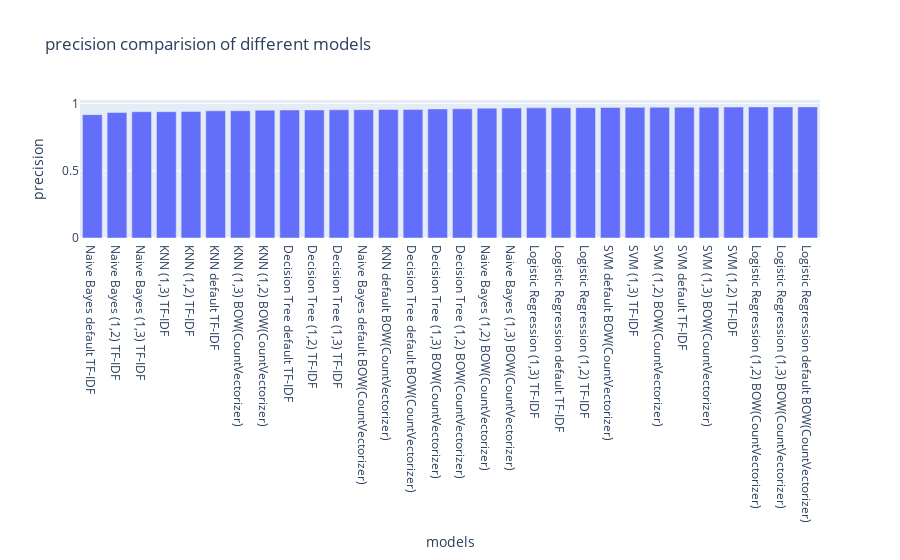

This figure's notebook cell:
### Code cell
px.bar(x=x,y=result['precision_score'],labels={'x':'models','y':'precision'},title="precision comparision of different models")

### Figure 1 — Plotly figure (JSON) as saved in the notebook; plotly's stock layout.template omitted (floating-point values rounded to 4 significant figures)
{"data": [{"alignmentgroup": "True", "hovertemplate": "models=%{x}<br>precision=%{y}<extra></extra>", "legendgroup": "", "marker": {"color": "#636efa", "pattern": {"shape": ""}}, "name": "", "offsetgroup": "", "orientation": "v", "showlegend": false, "textposition": "auto", "type": "bar", "x": ["Naive Bayes default TF-IDF", "Naive Bayes (1,2) TF-IDF", "Naive Bayes (1,3) TF-IDF", "KNN (1,3) TF-IDF", "KNN (1,2) TF-IDF", "KNN default TF-IDF", "KNN (1,3) BOW(CountVectorizer)", "KNN (1,2) BOW(CountVectorizer)", "Decision Tree default TF-IDF", "Decision Tree (1,2) TF-IDF", "Decision Tree (1,3) TF-IDF", "Naive Bayes default BOW(CountVectorizer)", "KNN default BOW(CountVectorizer)", "Decision Tree default BOW(CountVectorizer)", "Decision Tree (1,3) BOW(CountVectorizer)", "Decision Tree (1,2) BOW(CountVectorizer)", "Naive Bayes (1,2) BOW(CountVectorizer)", "Naive Bayes (1,3) BOW(CountVectorizer)", "Logistic Regression (1,3) TF-IDF", "Logistic Regression default TF-IDF", "Logistic Regression (1,2) TF-IDF", "SVM default BOW(CountVectorizer)", "SVM (1,3) TF-IDF", "SVM (1,2) BOW(CountVectorizer)", "SVM default TF-IDF", "SVM (1,3) BOW(CountVectorizer)", "SVM (1,2) TF-IDF", "Logistic Regression (1,2) BOW(CountVectorizer)", "Logistic Regression (1,3) BOW(CountVectorizer)", "Logistic Regression default BOW(CountVectorizer)"], "xaxis": "x", "y": [0.9163, 0.932, 0.938, 0.938, 0.9396, 0.9445, 0.9452, 0.9493, 0.9508, 0.951, 0.9521, 0.9535, 0.9546, 0.9549, 0.9587, 0.9595, 0.9646, 0.9652, 0.9666, 0.9678, 0.9682, 0.9692, 0.9704, 0.9707, 0.971, 0.9715, 0.9722, 0.9735, 0.9737, 0.9737], "yaxis": "y"}], "layout": {"barmode": "relative", "legend": {"tracegroupgap": 0}, "title": {"text": "precision comparision of different models"}, "xaxis": {"anchor": "y", "domain": [0, 1], "title": {"text": "models"}}, "yaxis": {"anchor": "x", "domain": [0, 1], "title": {"text": "precision"}}}}
